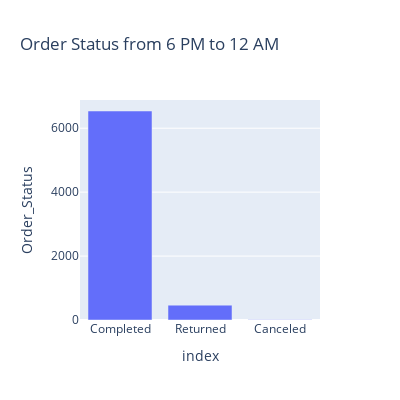

Here is the notebook cell this chart was saved with:
### Code cell
print('Ratio of Order Status from 6 PM to 12 AM:')
print(data.loc[data.Mins == 1].Order_Status.value_counts(normalize = True)*100)
px.bar(d, y = d.Order_Status, x = d.index, title = 'Order Status from 6 PM to 12 AM', height = 400, width = 400 )

### Figure 1 — Plotly figure (JSON) as saved in the notebook; plotly's stock layout.template omitted (floating-point values rounded to 4 significant figures)
{"data": [{"alignmentgroup": "True", "hovertemplate": "index=%{x}<br>Order_Status=%{y}<extra></extra>", "legendgroup": "", "marker": {"color": "#636efa"}, "name": "", "offsetgroup": "", "orientation": "v", "showlegend": false, "textposition": "auto", "type": "bar", "x": ["Completed", "Returned", "Canceled"], "xaxis": "x", "y": [6539, 465, 6], "yaxis": "y"}], "layout": {"barmode": "relative", "height": 400, "legend": {"tracegroupgap": 0}, "title": {"text": "Order Status from 6 PM to 12 AM"}, "width": 400, "xaxis": {"anchor": "y", "domain": [0.0, 1.0], "title": {"text": "index"}}, "yaxis": {"anchor": "x", "domain": [0.0, 1.0], "title": {"text": "Order_Status"}}}}
